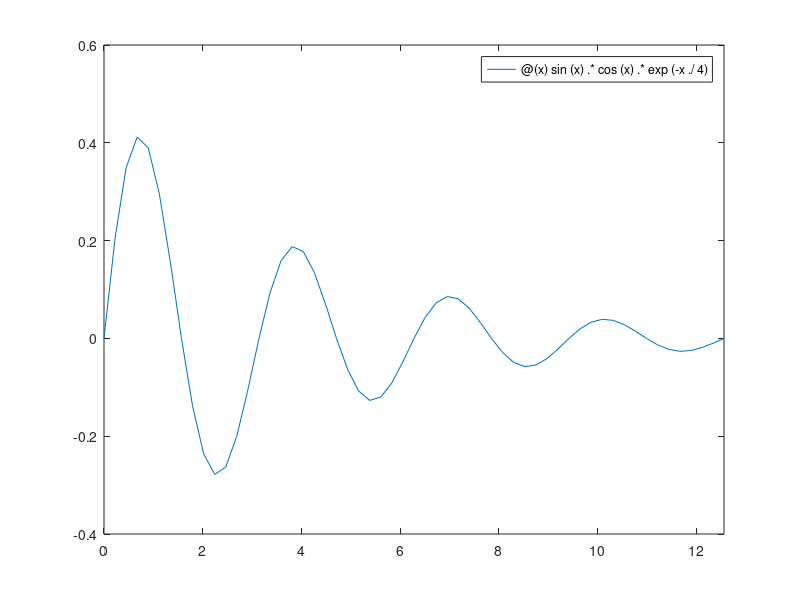

Write MATLAB code to recreate this figure. (Note: this script raises an error after producing the figure.)
clear; clc; close all
f=@(x) sin(x).*cos(x).*exp(-x./4);
a=0; b=4*pi;
fplot(f,[a,b]);
hold on
N=[4,6,8,10,12];
for n=N
    pL=polLag(n,a,b,f);
    fplot(pL,[a,b])
end
legend('F','4','6','8','10','12')
